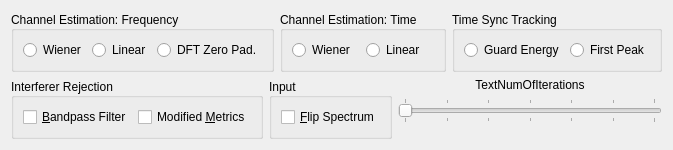
<?xml version="1.0" encoding="UTF-8"?>
<ui version="4.0">
 <class>DRMOptions</class>
 <widget class="QWidget" name="DRMOptions">
  <property name="geometry">
   <rect>
    <x>0</x>
    <y>0</y>
    <width>589</width>
    <height>134</height>
   </rect>
  </property>
  <property name="sizePolicy">
   <sizepolicy hsizetype="Fixed" vsizetype="Fixed">
    <horstretch>0</horstretch>
    <verstretch>0</verstretch>
   </sizepolicy>
  </property>
  <property name="windowTitle">
   <string>Form</string>
  </property>
  <layout class="QVBoxLayout" name="verticalLayout_2">
   <item>
    <layout class="QHBoxLayout" name="horizontalLayout_2">
     <item>
      <widget class="QGroupBox" name="ButtonGroupChanEstFreqInt">
       <property name="sizePolicy">
        <sizepolicy hsizetype="Fixed" vsizetype="Minimum">
         <horstretch>0</horstretch>
         <verstretch>0</verstretch>
        </sizepolicy>
       </property>
       <property name="title">
        <string>Channel Estimation: Frequency</string>
       </property>
       <property name="alignment">
        <set>Qt::AlignLeading|Qt::AlignLeft|Qt::AlignVCenter</set>
       </property>
       <layout class="QHBoxLayout" name="_19">
        <property name="spacing">
         <number>6</number>
        </property>
        <property name="leftMargin">
         <number>9</number>
        </property>
        <property name="topMargin">
         <number>9</number>
        </property>
        <property name="rightMargin">
         <number>9</number>
        </property>
        <property name="bottomMargin">
         <number>9</number>
        </property>
        <item>
         <widget class="QRadioButton" name="RadioButtonFreqWiener">
          <property name="sizePolicy">
           <sizepolicy hsizetype="Preferred" vsizetype="Minimum">
            <horstretch>0</horstretch>
            <verstretch>0</verstretch>
           </sizepolicy>
          </property>
          <property name="text">
           <string>Wiener</string>
          </property>
         </widget>
        </item>
        <item>
         <widget class="QRadioButton" name="RadioButtonFreqLinear">
          <property name="sizePolicy">
           <sizepolicy hsizetype="Preferred" vsizetype="Minimum">
            <horstretch>0</horstretch>
            <verstretch>0</verstretch>
           </sizepolicy>
          </property>
          <property name="text">
           <string>Linear</string>
          </property>
         </widget>
        </item>
        <item>
         <widget class="QRadioButton" name="RadioButtonFreqDFT">
          <property name="sizePolicy">
           <sizepolicy hsizetype="Preferred" vsizetype="Minimum">
            <horstretch>0</horstretch>
            <verstretch>0</verstretch>
           </sizepolicy>
          </property>
          <property name="text">
           <string>DFT Zero Pad.</string>
          </property>
         </widget>
        </item>
       </layout>
      </widget>
     </item>
     <item>
      <widget class="QGroupBox" name="ButtonGroupChanEstTimeInt">
       <property name="sizePolicy">
        <sizepolicy hsizetype="Minimum" vsizetype="Minimum">
         <horstretch>0</horstretch>
         <verstretch>0</verstretch>
        </sizepolicy>
       </property>
       <property name="title">
        <string>Channel Estimation: Time</string>
       </property>
       <property name="alignment">
        <set>Qt::AlignLeading|Qt::AlignLeft|Qt::AlignVCenter</set>
       </property>
       <layout class="QHBoxLayout" name="_20">
        <property name="spacing">
         <number>6</number>
        </property>
        <property name="leftMargin">
         <number>9</number>
        </property>
        <property name="topMargin">
         <number>9</number>
        </property>
        <property name="rightMargin">
         <number>9</number>
        </property>
        <property name="bottomMargin">
         <number>9</number>
        </property>
        <item>
         <widget class="QRadioButton" name="RadioButtonTiWiener">
          <property name="sizePolicy">
           <sizepolicy hsizetype="Preferred" vsizetype="Minimum">
            <horstretch>0</horstretch>
            <verstretch>0</verstretch>
           </sizepolicy>
          </property>
          <property name="text">
           <string>Wiener</string>
          </property>
         </widget>
        </item>
        <item>
         <widget class="QRadioButton" name="RadioButtonTiLinear">
          <property name="sizePolicy">
           <sizepolicy hsizetype="Preferred" vsizetype="Minimum">
            <horstretch>0</horstretch>
            <verstretch>0</verstretch>
           </sizepolicy>
          </property>
          <property name="text">
           <string>Linear</string>
          </property>
         </widget>
        </item>
       </layout>
      </widget>
     </item>
     <item>
      <widget class="QGroupBox" name="ButtonGroupTimeSyncTrack">
       <property name="sizePolicy">
        <sizepolicy hsizetype="Minimum" vsizetype="Minimum">
         <horstretch>0</horstretch>
         <verstretch>0</verstretch>
        </sizepolicy>
       </property>
       <property name="title">
        <string>Time Sync Tracking</string>
       </property>
       <property name="alignment">
        <set>Qt::AlignLeading|Qt::AlignLeft|Qt::AlignVCenter</set>
       </property>
       <layout class="QHBoxLayout" name="_21">
        <property name="spacing">
         <number>6</number>
        </property>
        <property name="leftMargin">
         <number>9</number>
        </property>
        <property name="topMargin">
         <number>9</number>
        </property>
        <property name="rightMargin">
         <number>9</number>
        </property>
        <property name="bottomMargin">
         <number>9</number>
        </property>
        <item>
         <widget class="QRadioButton" name="RadioButtonTiSyncEnergy">
          <property name="sizePolicy">
           <sizepolicy hsizetype="Preferred" vsizetype="Minimum">
            <horstretch>0</horstretch>
            <verstretch>0</verstretch>
           </sizepolicy>
          </property>
          <property name="text">
           <string>Guard Energy</string>
          </property>
         </widget>
        </item>
        <item>
         <widget class="QRadioButton" name="RadioButtonTiSyncFirstPeak">
          <property name="sizePolicy">
           <sizepolicy hsizetype="Preferred" vsizetype="Minimum">
            <horstretch>0</horstretch>
            <verstretch>0</verstretch>
           </sizepolicy>
          </property>
          <property name="text">
           <string>First Peak</string>
          </property>
         </widget>
        </item>
       </layout>
      </widget>
     </item>
    </layout>
   </item>
   <item>
    <layout class="QHBoxLayout" name="horizontalLayout">
     <item>
      <widget class="QGroupBox" name="GroupBoxInterfRej">
       <property name="sizePolicy">
        <sizepolicy hsizetype="Preferred" vsizetype="Preferred">
         <horstretch>0</horstretch>
         <verstretch>0</verstretch>
        </sizepolicy>
       </property>
       <property name="title">
        <string>Interferer Rejection</string>
       </property>
       <property name="alignment">
        <set>Qt::AlignLeading|Qt::AlignLeft|Qt::AlignVCenter</set>
       </property>
       <layout class="QGridLayout" name="gridLayout">
        <item row="0" column="0">
         <widget class="QCheckBox" name="CheckBoxRecFilter">
          <property name="sizePolicy">
           <sizepolicy hsizetype="Preferred" vsizetype="Fixed">
            <horstretch>0</horstretch>
            <verstretch>0</verstretch>
           </sizepolicy>
          </property>
          <property name="text">
           <string>&amp;Bandpass Filter</string>
          </property>
         </widget>
        </item>
        <item row="0" column="1">
         <widget class="QCheckBox" name="CheckBoxModiMetric">
          <property name="sizePolicy">
           <sizepolicy hsizetype="Preferred" vsizetype="Fixed">
            <horstretch>0</horstretch>
            <verstretch>0</verstretch>
           </sizepolicy>
          </property>
          <property name="text">
           <string>Modified &amp;Metrics</string>
          </property>
         </widget>
        </item>
       </layout>
      </widget>
     </item>
     <item>
      <widget class="QGroupBox" name="GroupBoxMiscSettings">
       <property name="sizePolicy">
        <sizepolicy hsizetype="Preferred" vsizetype="Preferred">
         <horstretch>0</horstretch>
         <verstretch>0</verstretch>
        </sizepolicy>
       </property>
       <property name="title">
        <string>Input</string>
       </property>
       <property name="alignment">
        <set>Qt::AlignLeading|Qt::AlignLeft|Qt::AlignVCenter</set>
       </property>
       <layout class="QGridLayout" name="gridLayout_2">
        <item row="1" column="0">
         <widget class="QCheckBox" name="CheckBoxFlipSpec">
          <property name="sizePolicy">
           <sizepolicy hsizetype="Preferred" vsizetype="Minimum">
            <horstretch>0</horstretch>
            <verstretch>0</verstretch>
           </sizepolicy>
          </property>
          <property name="text">
           <string>&amp;Flip Spectrum</string>
          </property>
         </widget>
        </item>
       </layout>
      </widget>
     </item>
     <item>
      <layout class="QVBoxLayout" name="verticalLayout">
       <item>
        <widget class="QLabel" name="TextNumOfIterations">
         <property name="sizePolicy">
          <sizepolicy hsizetype="Minimum" vsizetype="Minimum">
           <horstretch>0</horstretch>
           <verstretch>0</verstretch>
          </sizepolicy>
         </property>
         <property name="text">
          <string>TextNumOfIterations</string>
         </property>
         <property name="alignment">
          <set>Qt::AlignCenter</set>
         </property>
         <property name="wordWrap">
          <bool>false</bool>
         </property>
        </widget>
       </item>
       <item>
        <widget class="QSlider" name="SliderNoOfIterations">
         <property name="sizePolicy">
          <sizepolicy hsizetype="Expanding" vsizetype="Fixed">
           <horstretch>0</horstretch>
           <verstretch>0</verstretch>
          </sizepolicy>
         </property>
         <property name="minimumSize">
          <size>
           <width>100</width>
           <height>0</height>
          </size>
         </property>
         <property name="maximum">
          <number>6</number>
         </property>
         <property name="pageStep">
          <number>1</number>
         </property>
         <property name="orientation">
          <enum>Qt::Horizontal</enum>
         </property>
         <property name="tickPosition">
          <enum>QSlider::TicksBothSides</enum>
         </property>
        </widget>
       </item>
       <item>
        <spacer name="verticalSpacer">
         <property name="orientation">
          <enum>Qt::Vertical</enum>
         </property>
         <property name="sizeHint" stdset="0">
          <size>
           <width>0</width>
           <height>0</height>
          </size>
         </property>
        </spacer>
       </item>
      </layout>
     </item>
    </layout>
   </item>
  </layout>
 </widget>
 <resources/>
 <connections/>
</ui>
